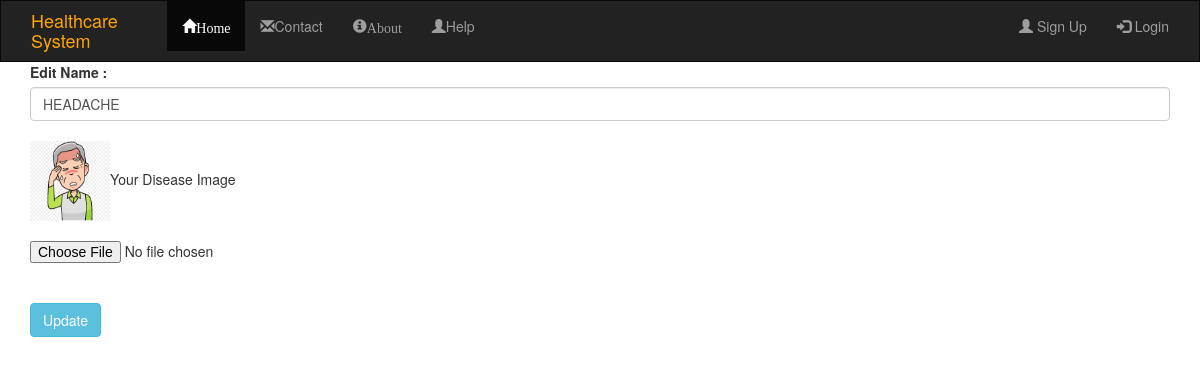
The app's page /editayurvedic/1 with its own data.
### database_setup.py (models this page shows)
class Ayurvedic(Base):
    __tablename__='ayurvedic'
    id =Column(Integer, primary_key=True)
    name =Column(String(250),nullable=False)
    image =Column(String(3050))
    symptmos =Column(String(250))

### snake.py (the view)
@app.route('/editayurvedic/<int:s_id>', methods=["GET","POST"])
def editayurvedic(s_id):
	if request.method == "POST":
		editayurvedic =session.query(Ayurvedic).filter_by(id=s_id).one()
		editayurvedic.name= request.form['name']
		filename = photos.save(request.files['photo'])
		editayurvedic.image= filename
		session.commit()
		return redirect('/ayurvedic')
	else:
		editayurvedic=session.query(Ayurvedic).filter_by(id=s_id).one()
		return render_template("editayurvedic.html", editayurvedic=editayurvedic)

### templates/editayurvedic.html
{% extends 'base.html' %}
{% block content %}
<div class="container">
	<form action="{{ url_for('editayurvedic', s_id=editayurvedic.id ) }}" method="post" enctype="multipart/form-data">
		<label>Edit Name :</label>
		<input type="text" name="name" value="{{ editayurvedic.name }}" class="form-control" placeholder="Edit Name :" required="required"><br/>
		<div class="border p-2" >
			<img src="/static/upload_files/{{ editayurvedic.image }}" alt="NoImageFOund" style="width: 80px; height: 80px;">Your Disease Image
		</div><br/>
		<input type="file" name="photo" ><br/><br/>
		<input type="submit" value="Update" class="btn btn-info">
	</form>
</div>
{% endblock %}

### records on screen
Ayurvedic: name "HEADACHE", image (picture)
